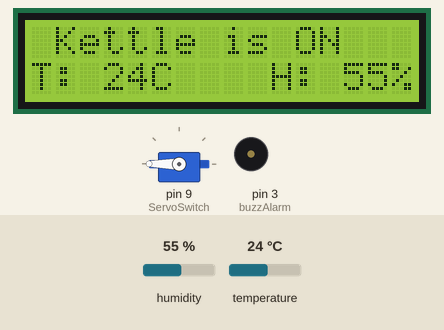
A sketch run on a simulated Arduino Uno, built with avr-gcc and run on an emulated ATmega328P. Shown: 16×2 character LCD, servo, buzzer (waves = sounding, pin HIGH). Inputs (shaded band) come from the test bench; at power-on: humidity 55 %, temperature 24 °C. What the sketch prints to the serial monitor is not drawn.

Above: at 1.2 s.
1.3 s: humidity set to 22 %
At 2.7 s:
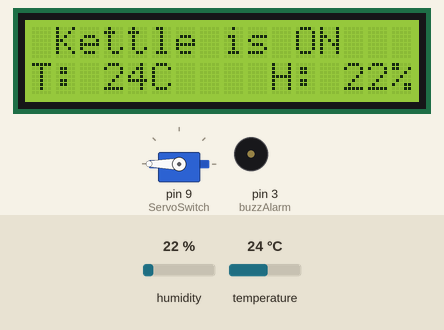
4.1 s: temperature set to 12 °C
At 4.9 s:
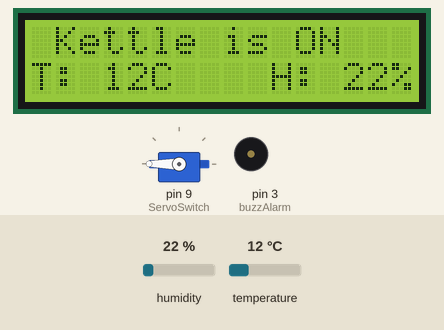
6.9 s: humidity set to 40 %
At 9.4 s:
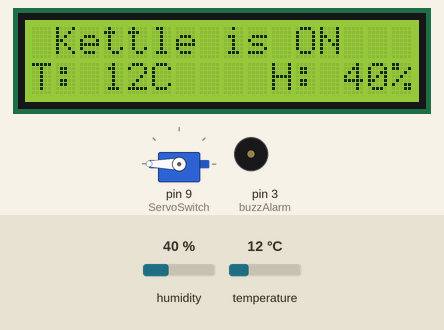
10.0 s: temperature set to 19 °C
At 11.7 s:
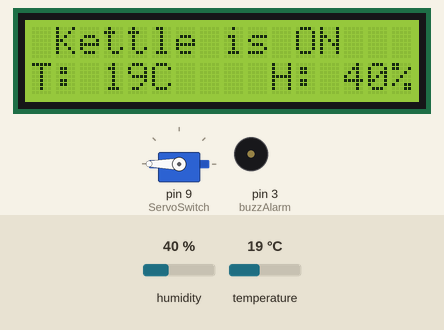
Timing chart, 0 to 13.2 s (numbered marks = the images above; inputs shaded):
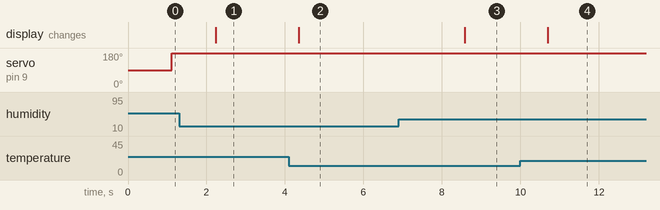

The sketch:

kettle.ino
```cpp
#include <DHT.h>
#include <Wire.h>
#include <Servo.h>
#include <LiquidCrystal_I2C.h>

#define DHTPIN 10
#define DHTTYPE DHT11
const int buzzAlarm = 3;
int angle = 0;

Servo ServoSwitch;

LiquidCrystal_I2C lcd(0x27, 16, 2);
DHT dht(DHTPIN, DHTTYPE);

int humid;
int temp;

void setup() {
  Serial.begin(9600);
  Serial.println("Temperature and Humidity Sensor");
  dht.begin();
  lcd.init();
  lcd.backlight();
  ServoSwitch.attach(9);
  pinMode(buzzAlarm, OUTPUT);
}

void loop() {

  humid = dht.readHumidity();
  temp = dht.readTemperature();

  Serial.print("Humidity: ");
  Serial.print(humid);
  Serial.print("%, Temperature: ");
  Serial.print(" ° Celsius");

  lcd.setCursor(1, 0);
  lcd.print("Kettle is ");
  displayTNH();

  lcd.setCursor(0, 1);
  lcd.print("T: ");
  lcd.print(temp);
  lcd.print("C");

  lcd.setCursor(10, 1);
  lcd.print("H: ");
  lcd.print(humid);
  lcd.print("%");

  delay(1000);

  if(temp >= 60){
    digitalWrite(buzzAlarm, HIGH);
    for(angle = 0; angle <= 180; angle++){
      ServoSwitch.write(angle);
      delay(20);
      break;
      delay(2000);

    }
  }else if(temp < 60){
    digitalWrite(buzzAlarm, LOW);
    for(angle = 180; angle > 0; angle--){
      ServoSwitch.write(angle);
      delay(20);
      break;
      delay(2000);

    }
  }


  }

  void displayTNH(){
    if(temp >= 60){
    lcd.setCursor(11, 0);
    lcd.print("OFF");

    }else if(temp < 60){
    lcd.setCursor(11, 0);
    lcd.print("ON ");
    }


}
```

Measured:
- after the input at 1.3 s, the display: changes after 0.93 s (image 1)
- after the input at 4.1 s, the display: changes after 0.25 s (image 2)
- after the input at 6.9 s, the display: changes after 1.7 s (image 3)
- after the input at 10.0 s, the display: changes after 0.70 s (image 4)
